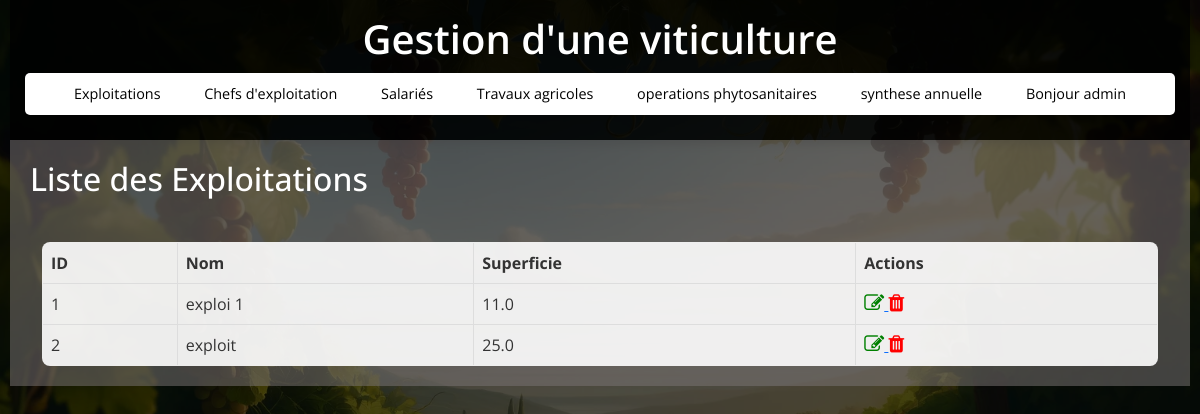
Page /exploitations (signed in) on the earlier database version.
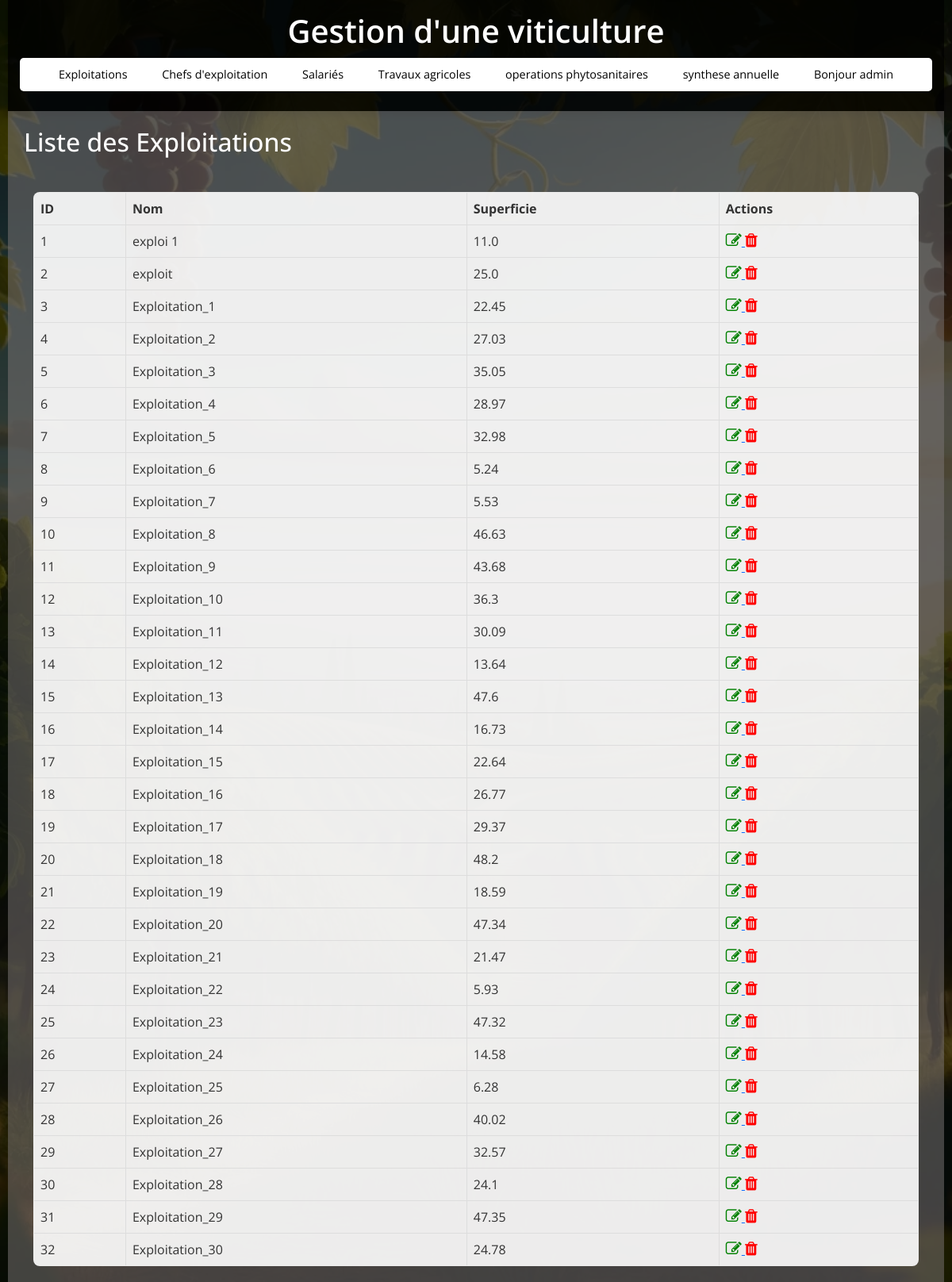
Same page on the later database version.
### tables this page shows
CREATE TABLE exploitations (
                    id_exploitation INTEGER PRIMARY KEY,
                    nom_exploitation TEXT,
                    superficie REAL
                );

### app.py (the view)
@app.route('/exploitations')
def exploitations():
    if 'user_id' not in session:
        return redirect(url_for('login'))
    conn = get_db_connection()
    exploitations = conn.execute('SELECT * FROM exploitations').fetchall()
    conn.close()
    return render_template('exploitations.html', exploitations=exploitations)

### app.py (called while the page is built)
def get_db_connection():
    conn = sqlite3.connect(DB_NAME)
    conn.row_factory = sqlite3.Row  # Retourne les résultats sous forme de dictionnaire
    return conn

### templates/exploitations.html (shortened to what this page needs)
{% extends 'base.html' %}
{% block content %}
    <h2>Liste des Exploitations</h2>
    <div class="container mt-4">
        <div class="table-responsive">
            <table id="operations_phytosanitairesTable" class="display">
                <thead>
        <tr>
            <th>ID</th>
            <th>Nom</th>
            <th>Superficie</th>
            <th>Actions</th>
        </tr>
    </thead>
    <tbody>
        {% for exploitation in exploitations %}
        <tr>
            <td>{{ exploitation.id_exploitation }}</td>
            <td>{{ exploitation.nom_exploitation }}</td>
            <td>{{ exploitation.superficie }}</td>
            <td>
                <a href="{{ url_for('edit_exploitation', id=exploitation.id_exploitation) }}">
                    <i class="fa fa-edit" style="font-size:20px;color:green"></i>
                </a>
                <a href="{{ url_for('delete_exploitation', id=exploitation.id_exploitation) }}">
<i class="fa fa-trash" style="font-size:20px;color:red;"></i>
                </a>
            </td>
        </tr>
        {% endfor %}
    </tbody>
</table>
</div>
</div>
{% endblock %}

### templates/base.html (shortened to what this page needs)
<!DOCTYPE html>
<html lang="en">
<head>
    <link href="https://cdn.jsdelivr.net/npm/bootstrap@5.3.0-alpha1/dist/css/bootstrap.min.css" rel="stylesheet">
    <link rel="stylesheet" href="{{ url_for('static', filename='style.css') }}">
    <link rel="stylesheet" href="https://cdnjs.cloudflare.com/ajax/libs/font-awesome/4.7.0/css/font-awesome.min.css">
    <link rel="stylesheet" type="text/css" href="https://cdn.datatables.net/1.13.4/css/jquery.dataTables.css">
</head>
<body>
    <header>
        <h1>Gestion d'une viticulture</h1>
        <nav>
            <ul>
                <li class="dropdown">
                    <a href="javascript:void(0)" class="dropbtn">Exploitations</a>
                </li>
                {% if session.get('admin')=="admin" %}
                <li class="dropdown">
                    <a href="javascript:void(0)" class="dropbtn">Chefs d'exploitation</a>
                </li>
                {% endif %}
                <li class="dropdown">
                    <a href="javascript:void(0)" class="dropbtn">Salariés </a>
                </li>
                <li class="dropdown">
                    <a href="javascript:void(0)" class="dropbtn">Travaux agricoles </a>
                </li>
                <li class="dropdown">
                    <a href="javascript:void(0)" class="dropbtn">operations phytosanitaires </a>
                </li>
                <li class="dropdown">
                    <a href="javascript:void(0)" class="dropbtn">synthese annuelle </a>
                </li>
                <li class="dropdown">
                    <a href="javascript:void(0)" class="dropbtn">Bonjour {{ session.get('admin') }} </a>
                </li>
            </ul>
        </nav>
    </header>
    <main>
        {% block content %}{% endblock %}
    </main>
</body>
</html>

### static/style.css (style rules this page uses)
* { margin: 0; padding: 0; box-sizing: border-box; font-family: "Open Sans", sans-serif; }
main { background-color: #7b757585; }
body { display: flex; flex-direction: column; align-items: center; justify-content: flex-start; min-height: 100vh; width: 100%; background: url("./img/viticulture.webp") center/cover no-repeat, #000; padding: 0 10px; position: relative; overflow-y: auto; color: #fff; }
body::before { content: ""; position: absolute; width: 100%; height: 100%; background: rgba(0, 0, 0, 0.7); z-index: -1; }
header { background-color: rgba(0, 0, 0, 0.8); color: white; padding: 15px; width: 100%; text-align: center; box-shadow: 0 4px 10px rgba(0, 0, 0, 0.3); }
header h1 { margin: 0; font-weight: 600; }
nav ul { list-style: none; padding: 0; margin: 10px 0; text-align: center; }
nav ul li { display: inline-block; position: relative; }
nav ul li a { color: black; text-decoration: none; padding: 10px 20px; display: block; }
main { padding: 20px; width: 100%; z-index: 1; }
table { width: 100%; border-collapse: collapse; margin-top: 20px; background: rgba(255, 255, 255, 0.9); color: #333; border-radius: 8px; overflow: hidden; }
table, th, td { border: 1px solid #ddd; }
th, td { padding: 8px; text-align: left; }
h2 { font-size: 2rem; margin-bottom: 20px; color: #fff; }
ul { margin-top: 15px; list-style: none; color: red; background-color: white; padding: 10px; border-radius: 5px; font-size: 0.9rem; }

Differences in the rows shown:
added exploitations: id_exploitation "3", nom_exploitation "Exploitation_1", superficie "22.45"
added exploitations: id_exploitation "4", nom_exploitation "Exploitation_2", superficie "27.03"
added exploitations: id_exploitation "5", nom_exploitation "Exploitation_3", superficie "35.05"
added exploitations: id_exploitation "6", nom_exploitation "Exploitation_4", superficie "28.97"
added exploitations: id_exploitation "7", nom_exploitation "Exploitation_5", superficie "32.98"
added exploitations: id_exploitation "8", nom_exploitation "Exploitation_6", superficie "5.24"
added exploitations: id_exploitation "9", nom_exploitation "Exploitation_7", superficie "5.53"
added exploitations: id_exploitation "10", nom_exploitation "Exploitation_8", superficie "46.63"
added exploitations: id_exploitation "11", nom_exploitation "Exploitation_9", superficie "43.68"
added exploitations: id_exploitation "12", nom_exploitation "Exploitation_10", superficie "36.3"
added exploitations: id_exploitation "13", nom_exploitation "Exploitation_11", superficie "30.09"
added exploitations: id_exploitation "14", nom_exploitation "Exploitation_12", superficie "13.64"
added exploitations: id_exploitation "15", nom_exploitation "Exploitation_13", superficie "47.6"
added exploitations: id_exploitation "16", nom_exploitation "Exploitation_14", superficie "16.73"
added exploitations: id_exploitation "17", nom_exploitation "Exploitation_15", superficie "22.64"
added exploitations: id_exploitation "18", nom_exploitation "Exploitation_16", superficie "26.77"
added exploitations: id_exploitation "19", nom_exploitation "Exploitation_17", superficie "29.37"
added exploitations: id_exploitation "20", nom_exploitation "Exploitation_18", superficie "48.2"
added exploitations: id_exploitation "21", nom_exploitation "Exploitation_19", superficie "18.59"
added exploitations: id_exploitation "22", nom_exploitation "Exploitation_20", superficie "47.34"
added exploitations: id_exploitation "23", nom_exploitation "Exploitation_21", superficie "21.47"
added exploitations: id_exploitation "24", nom_exploitation "Exploitation_22", superficie "5.93"
added exploitations: id_exploitation "25", nom_exploitation "Exploitation_23", superficie "47.32"
added exploitations: id_exploitation "26", nom_exploitation "Exploitation_24", superficie "14.58"
added exploitations: id_exploitation "27", nom_exploitation "Exploitation_25", superficie "6.28"
added exploitations: id_exploitation "28", nom_exploitation "Exploitation_26", superficie "40.02"
added exploitations: id_exploitation "29", nom_exploitation "Exploitation_27", superficie "32.57"
added exploitations: id_exploitation "30", nom_exploitation "Exploitation_28", superficie "24.1"
added exploitations: id_exploitation "31", nom_exploitation "Exploitation_29", superficie "47.35"
added exploitations: id_exploitation "32", nom_exploitation "Exploitation_30", superficie "24.78"
